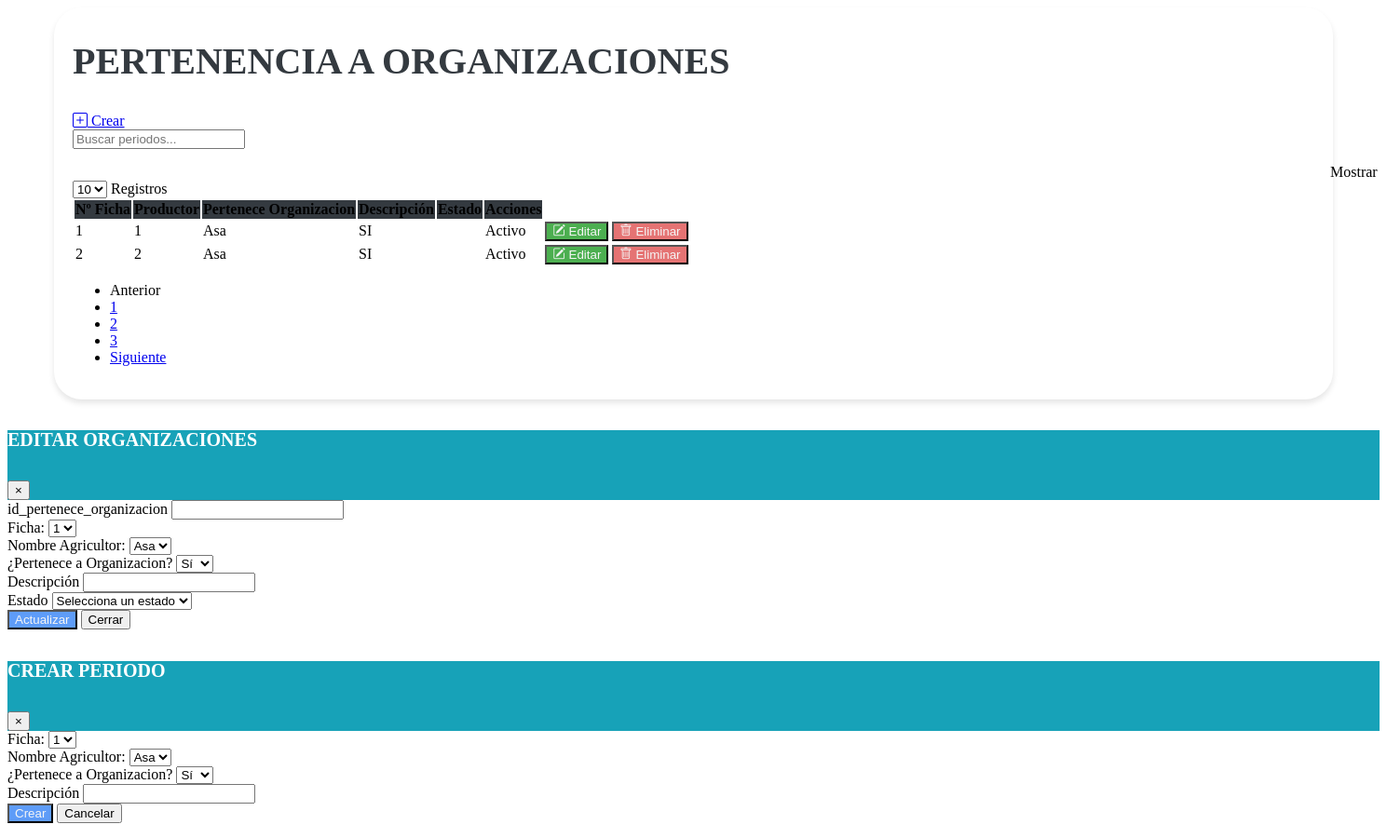
/vistas/Mantenimiento_Base_Organizaciones_Productor.php, run on an earlier commit of the app's database.
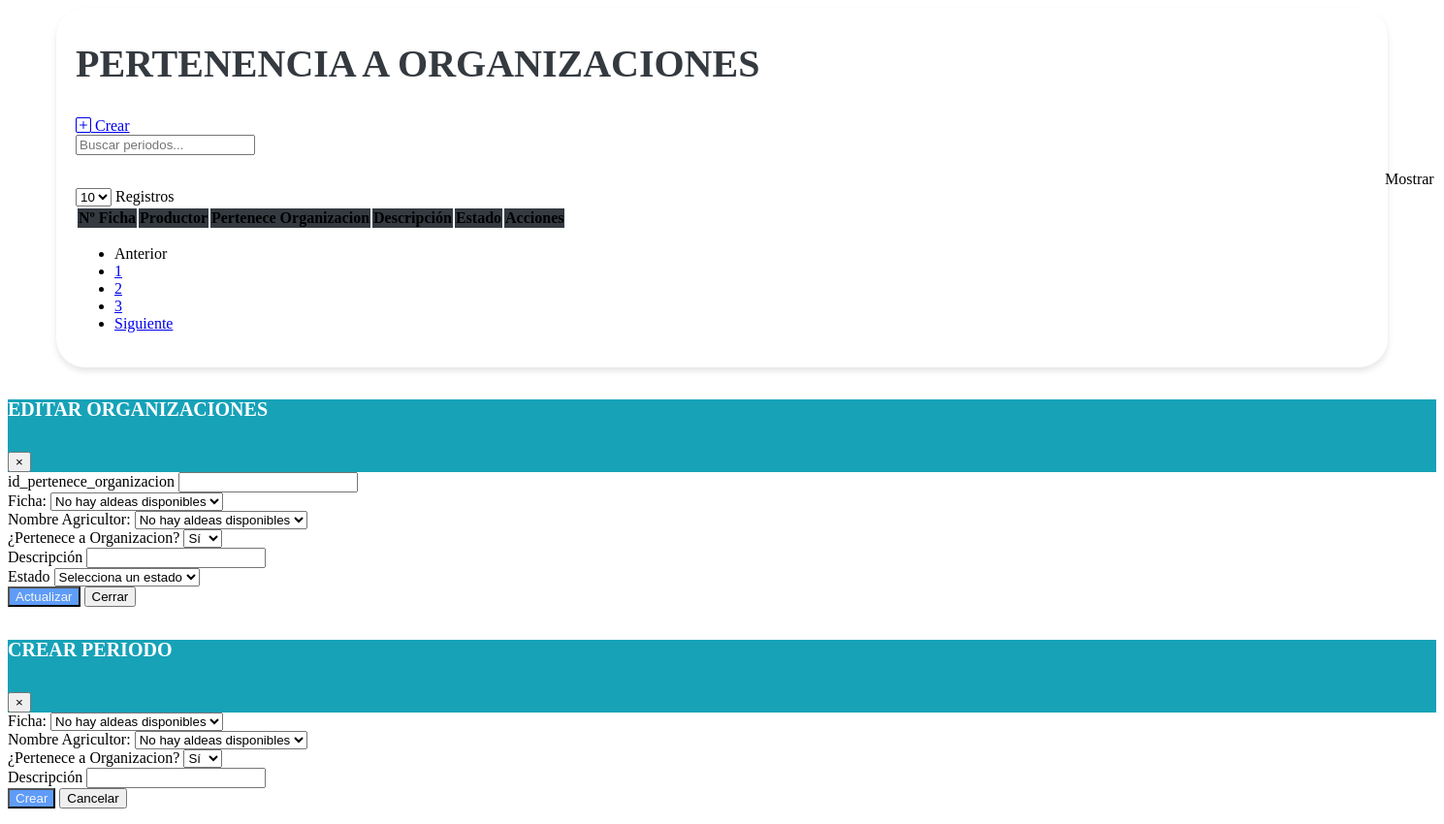
And on a later commit of the database.
### tables this page shows
CREATE TABLE `tbl_base_organizacion` (
  `id_pertenece_organizacion` bigint(20) NOT NULL,
  `id_ficha` bigint(20) NOT NULL,
  `id_productor` bigint(20) DEFAULT NULL,
  `pertenece_a_organizacion` enum('S','N') DEFAULT NULL,
  `descripcion` text DEFAULT NULL,
  `creado_por` varchar(50) DEFAULT NULL,
  `fecha_creacion` timestamp NULL DEFAULT current_timestamp(),
  `modificado_por` varchar(50) DEFAULT NULL,
  `fecha_modificacion` timestamp NULL DEFAULT current_timestamp() ON UPDATE current_timestamp(),
  `estado` enum('A','I') DEFAULT 'A'
);

CREATE TABLE `fichas` (
  `id_ficha` bigint(20) NOT NULL DEFAULT 0,
  `fecha_solicitud` date DEFAULT NULL,
  `anio_solicitud` int(11) DEFAULT NULL,
  `descripcion` varchar(255) DEFAULT NULL,
  `creado_por` varchar(50) DEFAULT NULL,
  `fecha_creacion` timestamp NOT NULL DEFAULT current_timestamp(),
  `modificado_por` varchar(50) DEFAULT NULL,
  `fecha_modificacion` timestamp NOT NULL DEFAULT current_timestamp() ON UPDATE current_timestamp(),
  `estado` enum('A','I') DEFAULT NULL,
  `fecha_entrevista` date DEFAULT NULL,
  `nombre_encuentrador` varchar(50) DEFAULT NULL,
  `firma_productor` varchar(100) DEFAULT NULL,
  `nombre_encuestador` varchar(50) DEFAULT NULL,
  `firma_encuestador` varchar(100) DEFAULT NULL,
  `nombre_supervisor` varchar(50) DEFAULT NULL,
  `firma_supervisor` varchar(100) DEFAULT NULL
);

CREATE TABLE `tbl_productor` (
  `id_ficha` varchar(50) DEFAULT NULL,
  `id_productor` bigint(20) NOT NULL,
  `primer_nombre` varchar(255) DEFAULT NULL,
  `segundo_nombre` varchar(255) DEFAULT NULL,
  `primer_apellido` varchar(255) DEFAULT NULL,
  `segundo_apellido` varchar(255) DEFAULT NULL,
  `identificacion` bigint(20) DEFAULT NULL,
  `fecha_nacimiento` date DEFAULT NULL,
  `genero` varchar(10) DEFAULT NULL,
  `estado_civil` varchar(20) DEFAULT NULL,
  `nivel_escolaridad` varchar(50) DEFAULT NULL,
  `ultimo_grado_escolar_aprobado` varchar(50) DEFAULT NULL,
  `telefono_1` int(11) DEFAULT NULL,
  `telefono_2` int(11) DEFAULT NULL,
  `telefono_3` int(11) DEFAULT NULL,
  `email_1` varchar(255) DEFAULT NULL,
  `email_2` varchar(255) DEFAULT NULL,
  `email_3` varchar(255) DEFAULT NULL,
  `descripcion` text DEFAULT NULL,
  `creado_por` varchar(25) DEFAULT NULL,
  `fecha_creacion` timestamp NOT NULL DEFAULT current_timestamp() ON UPDATE current_timestamp(),
  `modificado_por` varchar(25) DEFAULT NULL,
  `fecha_modificacion` timestamp NOT NULL DEFAULT current_timestamp(),
  `estado` enum('A','I') DEFAULT NULL
);

### vistas/Mantenimiento_Base_Organizaciones_Productor.php (the view, shortened to what the rows shown need)
<link href="https://cdn.jsdelivr.net/npm/bootstrap-icons@1.10.0/font/bootstrap-icons.css" rel="stylesheet">
<link rel="stylesheet" href="assets/css/estilos.css">
<div class="containertable">
    <div class="d-flex justify-content-between align-items-end mb-4">
        <div>
            <h1 class="poppins-font mb-2">PERTENENCIA A ORGANIZACIONES</h1>
            <br>
        </div>
    </div>
    <div class="table-responsive">
        <table class="table table-hover">
            <thead class="table-dark text-center" style="background-color: #343A40;">
                <tr>
                    <th scope="col">Nº Ficha</th>
                    <th scope="col">Productor</th>
                    <th scope="col">Pertenece Organizacion</th>
                    <th scope="col">Descripción</th>
                    <th scope="col">Estado</th>
                    <th scope="col">Acciones</th>
                </tr>
            </thead>
            <tbody class="text-center">
                <?php
                include "../php/conexion_be.php";
                $sql = $conexion->query("SELECT
                BO.*,
                F.id_ficha,
                P.primer_nombre
            FROM
            tbl_base_organizacion BO
            INNER JOIN fichas F ON BO.Id_Ficha = F.id_ficha
            INNER JOIN tbl_productor P ON BO.Id_Productor = P.id_productor;
            ");
                while ($datos = $sql->fetch_object()) { ?>
                    <tr>
                        <td><?= $datos->id_pertenece_organizacion ?></td>
                        <td><?= $datos->id_ficha ?></td>
                        <td><?= $datos->primer_nombre ?></td>
                        <td><?php
                            if ($datos->pertenece_a_organizacion == "S") {
                                echo '<span class="badge bg-success">SI</span>';
                            } else {
                                echo '<span class="badge bg-danger">NO</span>';
                            }
                            ?>
                        </td>
                        <td><?= $datos->descripcion ?></td>
                        <td><?php
                            if ($datos->estado == "A") {
                                echo '<span class="badge bg-success">Activo</span>';
                            } else {
                                echo '<span class="badge bg-danger">Inactivo</span>';
                            }
                            ?></td>
                        <td>
                            <button type="button" class="btn btn-editar" data-toggle="modal" data-target="#modalEditar" onclick="abrirModalEditar
                            ('<?= $datos->id_pertenece_organizacion ?>', '<?= $datos->id_ficha ?>', '<?= $datos->id_productor ?>', '<?= $datos->pertenece_a_organizacion ?>', '<?= $datos->descripcion ?>', '<?= $datos->estado ?>')">
                                <i class="bi bi-pencil-square"></i>
                                Editar
                            </button>
                            <form id="deleteForm" method="POST" action="modelos/eliminar_pertenece_organizacion.php" style="display: inline;">
                                <button type="submit" class="btn btn-eliminar">
                                    <i class="bi bi-trash"></i>
                                    Eliminar
                                </button>
                            </form>
                        </td>
                    </tr>
                <?php }
                ?>
            </tbody>
        </table>
    </div>
</div>

What changed in the data, as far as the page shows it:
removed tbl_base_organizacion: id_pertenece_organizacion "1", id_ficha.id_ficha "1", id_productor.primer_nombre "Asa", pertenece_a_organizacion "SI", estado "Activo"
removed tbl_base_organizacion: id_pertenece_organizacion "2", id_ficha.id_ficha "2", id_productor.primer_nombre "Asa", pertenece_a_organizacion "SI", estado "Activo"
Also different on the page:
form field id_ficha: "1" → "No hay aldeas disponibles"
form field id_productor: "Asa" → "No hay aldeas disponibles"
